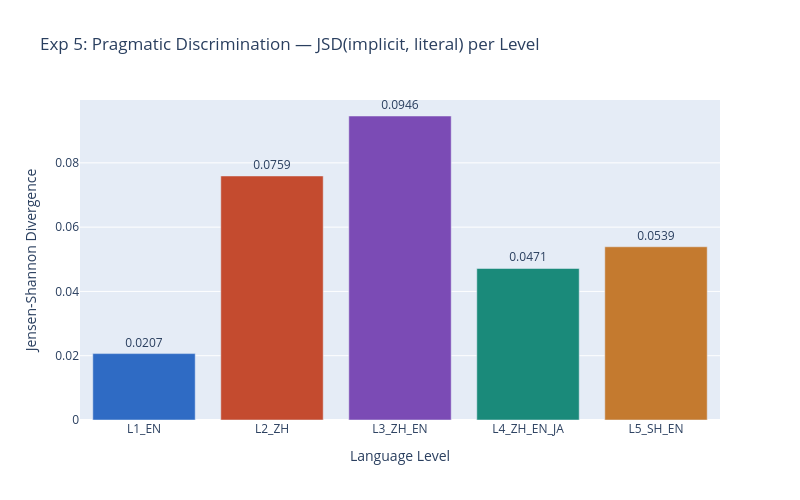

The cell this chart's notebook holds for it:
### Markdown cell above
## Experiment 5: Pragmatic Discrimination (JSD)

Does the model lose its ability to distinguish implicit from literal as language complexity increases?

Uses Jensen-Shannon Divergence over the **full output distribution** — language-agnostic, symmetric, bounded [0, ln2].

**Finding:** Discrimination depends on English content words, not frame language. Levels with intact "pass the salt" / "lift this rock" (L1, L3, L5) maintain JSD ≈ 0.03. Levels without English content (L2) or with Japanese substitution (L4) show lower JSD ≈ 0.019. L5 (Shanghainese) has the **highest** JSD because the unknown frame tokens act as noise that doesn't create overlap between implicit and literal distributions.

### Code cell
print("## Experiment 5: Pragmatic Discrimination (JSD)\n")

eps = 1e-10
jsd_data = []

for level, pair in multilingual_pairs.items():
    impl_probs = torch.softmax(model.forward(model.to_tokens(pair["implicit"]))[0, -1, :], dim=-1) + eps
    lit_probs = torch.softmax(model.forward(model.to_tokens(pair["literal"]))[0, -1, :], dim=-1) + eps
    m = 0.5 * (impl_probs + lit_probs)
    jsd = 0.5 * (impl_probs * (impl_probs.log() - m.log())).sum().item() + \
          0.5 * (lit_probs * (lit_probs.log() - m.log())).sum().item()
    jsd_data.append({"level": level, "JSD": jsd})
    print(f"{level}: JSD = {jsd:.4f}")

df_jsd = pd.DataFrame(jsd_data)

fig = go.Figure()
fig.add_trace(go.Bar(x=df_jsd["level"], y=df_jsd["JSD"],
    marker_color=["#2f6bc4", "#c44b2f", "#7b4bb5", "#1a8a7a", "#c47a2f"],
    text=[f"{j:.4f}" for j in df_jsd["JSD"]], textposition="outside"))
fig.update_layout(title="Exp 5: Pragmatic Discrimination — JSD(implicit, literal) per Level",
    xaxis_title="Language Level", yaxis_title="Jensen-Shannon Divergence", height=500, width=800)
fig.write_image(f"{SAVE_DIR}/exp5_jsd.png", scale=2)
fig.show()

### Figure 1 — Plotly figure (JSON) as saved in the notebook; plotly's stock layout.template omitted (floating-point values rounded to 4 significant figures)
{"data": [{"marker": {"color": ["#2f6bc4", "#c44b2f", "#7b4bb5", "#1a8a7a", "#c47a2f"]}, "text": ["0.0207", "0.0759", "0.0946", "0.0471", "0.0539"], "textposition": "outside", "type": "bar", "x": ["L1_EN", "L2_ZH", "L3_ZH_EN", "L4_ZH_EN_JA", "L5_SH_EN"], "y": [0.02066, 0.07592, 0.09458, 0.04714, 0.05389]}], "layout": {"height": 500, "title": {"text": "Exp 5: Pragmatic Discrimination — JSD(implicit, literal) per Level"}, "width": 800, "xaxis": {"title": {"text": "Language Level"}}, "yaxis": {"title": {"text": "Jensen-Shannon Divergence"}}}}
